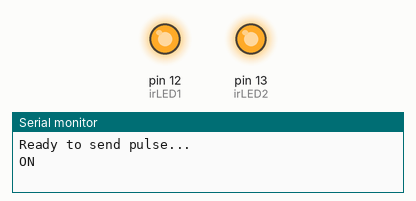
Recording of a sketch running on a simulated Arduino Uno, built with avr-gcc and run on an emulated ATmega328P. On the bench: output pins drawn as LEDs (lit = HIGH), the last lines printed to the serial monitor.

Above: at 5.0 s.
At 15.0 s:
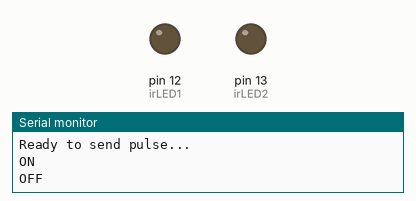
Timing chart, 0 to 26.0 s (numbered marks = the images above):
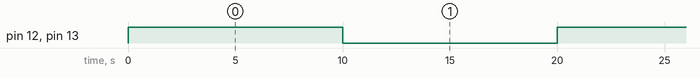

The sketch:

ir_emitter_transmitter_camera_prototype.ino
```cpp
int irLED1 = 12;
int irLED2 = 13;

void setup()
{
  Serial.begin(9600);
  pinMode(irLED1, OUTPUT);
  pinMode(irLED2, OUTPUT);
  Serial.println("Ready to send pulse...");
}

void loop()
{
  Serial.println("ON");
  digitalWrite(irLED1, HIGH);
  digitalWrite(irLED2, HIGH);
  delay(10000);                //turn both LEDs on for one second
  Serial.println("OFF");
  digitalWrite(irLED1, LOW);
  digitalWrite(irLED2, LOW);
  delay(10000);                //turn them off, this action "takes the photo"
}
```

Measured:
- by itself, pin 12 (irLED1), pin 13 (irLED2): alternates HIGH for 10.0 s and LOW for 10.0 s
